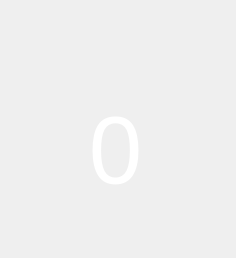
<?xml version="1.0" encoding="UTF-8"?>
<ui version="4.0">
 <class>Form</class>
 <widget class="QWidget" name="Form">
  <property name="geometry">
   <rect>
    <x>0</x>
    <y>0</y>
    <width>236</width>
    <height>258</height>
   </rect>
  </property>
  <property name="windowTitle">
   <string>Form</string>
  </property>
  <widget class="QLabel" name="cashname_label">
   <property name="geometry">
    <rect>
     <x>10</x>
     <y>10</y>
     <width>201</width>
     <height>41</height>
    </rect>
   </property>
   <property name="text">
    <string/>
   </property>
   <property name="alignment">
    <set>Qt::AlignHCenter|Qt::AlignTop</set>
   </property>
  </widget>
  <widget class="QLabel" name="points_label">
   <property name="geometry">
    <rect>
     <x>60</x>
     <y>90</y>
     <width>111</width>
     <height>121</height>
    </rect>
   </property>
   <property name="font">
    <font>
     <pointsize>72</pointsize>
    </font>
   </property>
   <property name="styleSheet">
    <string notr="true">color: white;</string>
   </property>
   <property name="text">
    <string>0</string>
   </property>
   <property name="alignment">
    <set>Qt::AlignCenter</set>
   </property>
  </widget>
 </widget>
 <resources/>
 <connections/>
</ui>
